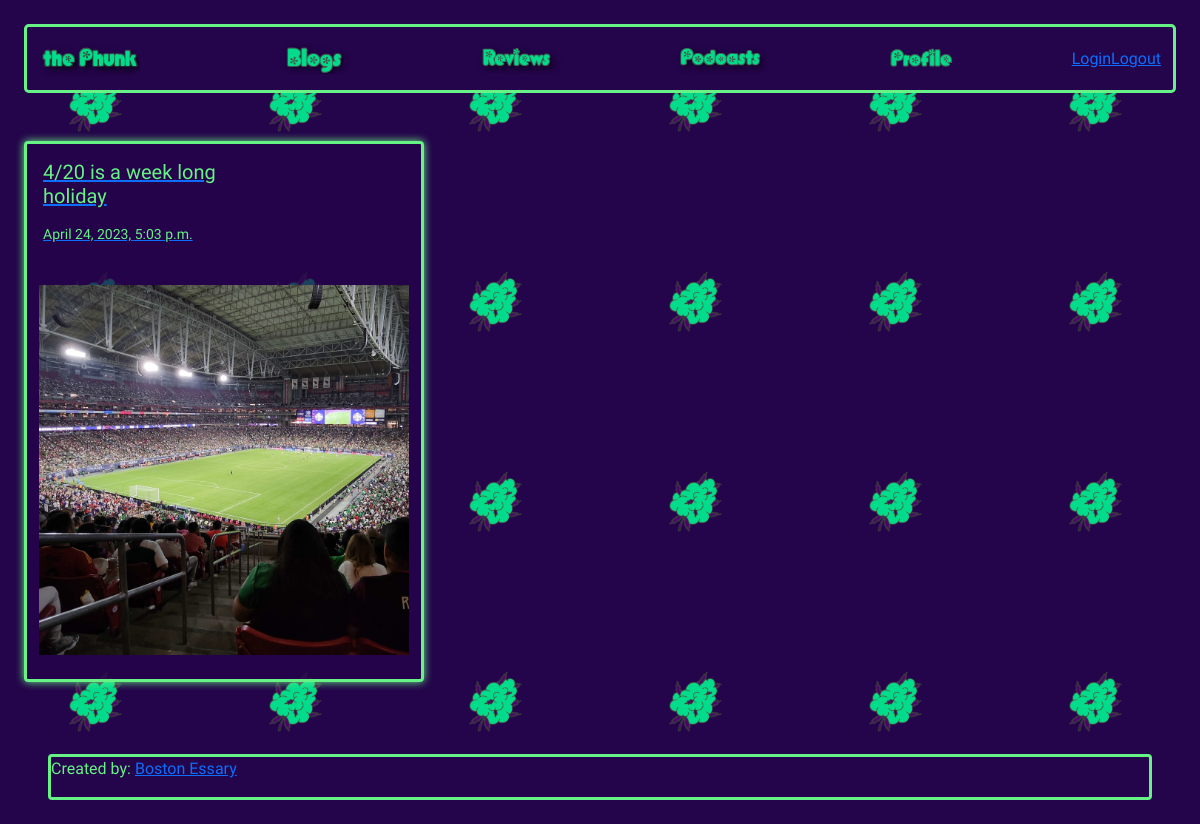
The app's page /blogs/ with its own data.
### blogs/models.py (models this page shows, shortened)
class Blog(models.Model):
    id = models.AutoField(primary_key=True)
    title = models.CharField(max_length=50)
    body = QuillField()
    img_one = models.FileField(upload_to='review_img_1/%m/%d')
    img_two = models.FileField(upload_to='review_img_2/%m/%d')
    img_three = models.FileField(upload_to='review_img_3/%m/%d')
    pub_date = models.DateTimeField("date published")

### blogs/views.py (the view)
# urls.py: path("", views.IndexView.as_view(), name="index"),
class IndexView(generic.ListView):
    template_name = "blogs/index.html"
    context_object_name = "latest_blog_list"
    def get_queryset(self):
        return Blog.objects.filter(pub_date__lte=timezone.now()).order_by("-pub_date")[
            :5
            ]

### blogs/templates/blogs/index.html (shortened to what this page needs)
{% extends 'main/base.html' %}
{% load static %}
    {% block body %}
    <div class="d-flex flex-wrap">
            {% for blog in latest_blog_list %}
                {% block card %}
                {% include 'blogs/cards.html' %}
                {% endblock card %}
            {% endfor %}
    </div>
    {% endblock body%}

### blogs/templates/blogs/cards.html (shortened to what this page needs)
{% load static %}
<!DOCTYPE html>
<html lang="en">
<body>
  {% block card %}
  <div class="card shadow border-secondary border-3 text-secondary bg-primary m-4" style="max-width: 400px; --bs-bg-opacity: .7;" >
    <div class="row no-gutters">
      <div class="col-md-8">
        <a href="{% url 'blogs:detail' blog.id %}">
        <div class="card-body">
          <h5 class="card-title text-secondary">{{ blog.title }}</h5>
          <p class="card-text"><small class="text-secondary">{{ blog.pub_date }}</small></p>
        </div>
      </a>
      </div>
          <img class="card-picture p-4 "src="{{MEDIA_URL}}{{blog.img_one}}" style="border-radius: 10px;" alt="...">
      </div>
    </div>
  {% endblock card %}
</body>
</html>

### records on screen
Blog: title "4/20 is a week long holiday", pub_date "April 24, 2023, 5:03 p.m.", img_one (picture)
